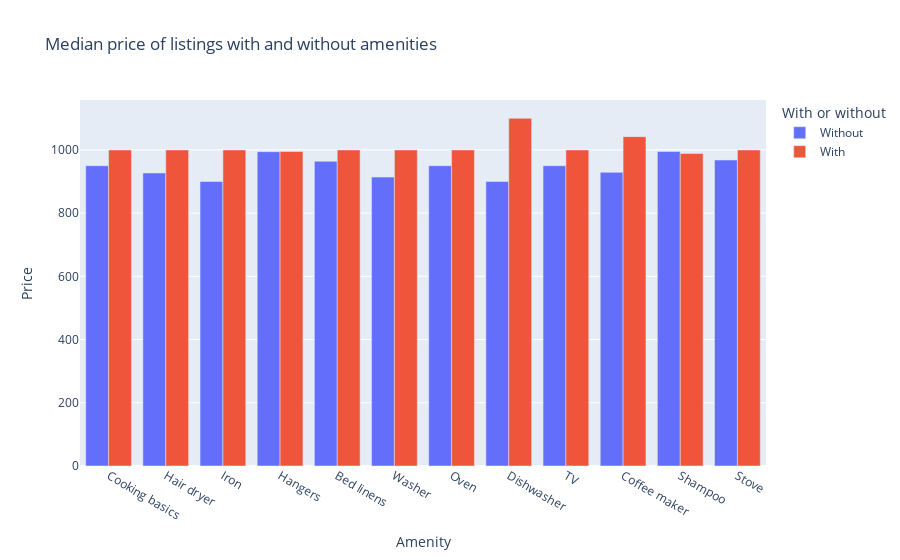

This figure's notebook cell:
### Markdown cell above
Having collected the amenities we wish to look at along with their prices both including and excluding the amenities, we can now look at the prices difference between the two.

### Code cell
px.bar(pd.DataFrame(prices).T, barmode="group", 
       title="Median price of listings with and without amenities", 
       labels={"index": "Amenity", "value": "Price", "variable": "With or without"})

### Figure 1 — Plotly figure (JSON) as saved in the notebook; plotly's stock layout.template omitted (floating-point values rounded to 4 significant figures)
{"data": [{"alignmentgroup": "True", "hovertemplate": "With or without=Without<br>Amenity=%{x}<br>Price=%{y}<extra></extra>", "legendgroup": "Without", "marker": {"color": "#636efa", "pattern": {"shape": ""}}, "name": "Without", "offsetgroup": "Without", "orientation": "v", "showlegend": true, "textposition": "auto", "type": "bar", "x": ["Cooking basics", "Hair dryer", "Iron", "Hangers", "Bed linens", "Washer", "Oven", "Dishwasher", "TV", "Coffee maker", "Shampoo", "Stove"], "xaxis": "x", "y": [950, 927, 900, 994.5, 964, 914, 950, 900, 950, 929, 995, 968], "yaxis": "y"}, {"alignmentgroup": "True", "hovertemplate": "With or without=With<br>Amenity=%{x}<br>Price=%{y}<extra></extra>", "legendgroup": "With", "marker": {"color": "#EF553B", "pattern": {"shape": ""}}, "name": "With", "offsetgroup": "With", "orientation": "v", "showlegend": true, "textposition": "auto", "type": "bar", "x": ["Cooking basics", "Hair dryer", "Iron", "Hangers", "Bed linens", "Washer", "Oven", "Dishwasher", "TV", "Coffee maker", "Shampoo", "Stove"], "xaxis": "x", "y": [1000, 1000, 1000, 995, 1000, 1000, 1000, 1100, 1000, 1042, 989, 1000], "yaxis": "y"}], "layout": {"barmode": "group", "legend": {"title": {"text": "With or without"}, "tracegroupgap": 0}, "title": {"text": "Median price of listings with and without amenities"}, "xaxis": {"anchor": "y", "domain": [0, 1], "title": {"text": "Amenity"}}, "yaxis": {"anchor": "x", "domain": [0, 1], "title": {"text": "Price"}}}}
